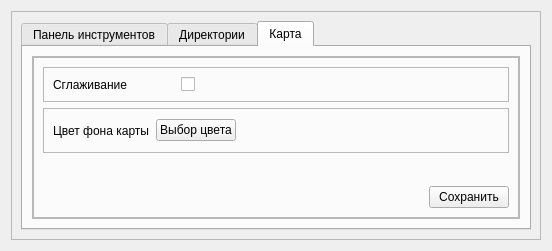
<?xml version="1.0" encoding="UTF-8"?>
<ui version="4.0">
 <class>LIPSettingsForm</class>
 <widget class="QDialog" name="LIPSettingsForm">
  <property name="geometry">
   <rect>
    <x>0</x>
    <y>0</y>
    <width>552</width>
    <height>251</height>
   </rect>
  </property>
  <property name="windowTitle">
   <string>Dialog</string>
  </property>
  <layout class="QHBoxLayout" name="horizontalLayout">
   <item>
    <widget class="QFrame" name="frame">
     <property name="frameShape">
      <enum>QFrame::StyledPanel</enum>
     </property>
     <property name="frameShadow">
      <enum>QFrame::Raised</enum>
     </property>
     <layout class="QHBoxLayout" name="horizontalLayout_2">
      <item>
       <widget class="QTabWidget" name="tabWidget">
        <property name="sizePolicy">
         <sizepolicy hsizetype="Expanding" vsizetype="Expanding">
          <horstretch>0</horstretch>
          <verstretch>0</verstretch>
         </sizepolicy>
        </property>
        <property name="currentIndex">
         <number>2</number>
        </property>
        <widget class="QWidget" name="tabToolBar">
         <attribute name="title">
          <string>Панель инструментов</string>
         </attribute>
         <layout class="QHBoxLayout" name="horizontalLayout_3">
          <item>
           <widget class="QTableWidget" name="tableWidgetToolBarSettings">
            <column>
             <property name="text">
              <string>Инструмент</string>
             </property>
            </column>
            <column>
             <property name="text">
              <string>Описание</string>
             </property>
            </column>
            <column>
             <property name="text">
              <string>Добавить</string>
             </property>
            </column>
           </widget>
          </item>
         </layout>
        </widget>
        <widget class="QWidget" name="tabDirectories">
         <attribute name="title">
          <string>Директории</string>
         </attribute>
         <layout class="QVBoxLayout" name="verticalLayout">
          <item alignment="Qt::AlignTop">
           <widget class="QFrame" name="frame_3">
            <property name="sizePolicy">
             <sizepolicy hsizetype="Minimum" vsizetype="Fixed">
              <horstretch>0</horstretch>
              <verstretch>0</verstretch>
             </sizepolicy>
            </property>
            <property name="frameShape">
             <enum>QFrame::StyledPanel</enum>
            </property>
            <property name="frameShadow">
             <enum>QFrame::Raised</enum>
            </property>
            <layout class="QHBoxLayout" name="horizontalLayout_4">
             <item>
              <widget class="QLabel" name="label">
               <property name="sizePolicy">
                <sizepolicy hsizetype="Maximum" vsizetype="Preferred">
                 <horstretch>0</horstretch>
                 <verstretch>0</verstretch>
                </sizepolicy>
               </property>
               <property name="text">
                <string>Директория для работы с векторными файлами</string>
               </property>
               <property name="wordWrap">
                <bool>true</bool>
               </property>
              </widget>
             </item>
             <item>
              <widget class="QLineEdit" name="lineEditVectorDir">
               <property name="sizePolicy">
                <sizepolicy hsizetype="Minimum" vsizetype="Fixed">
                 <horstretch>0</horstretch>
                 <verstretch>0</verstretch>
                </sizepolicy>
               </property>
               <property name="readOnly">
                <bool>true</bool>
               </property>
              </widget>
             </item>
             <item>
              <widget class="QPushButton" name="pushButtonVectorDir">
               <property name="sizePolicy">
                <sizepolicy hsizetype="Fixed" vsizetype="Fixed">
                 <horstretch>0</horstretch>
                 <verstretch>0</verstretch>
                </sizepolicy>
               </property>
               <property name="text">
                <string>...</string>
               </property>
              </widget>
             </item>
            </layout>
           </widget>
          </item>
          <item>
           <widget class="QFrame" name="frame_2">
            <property name="sizePolicy">
             <sizepolicy hsizetype="Minimum" vsizetype="Fixed">
              <horstretch>0</horstretch>
              <verstretch>0</verstretch>
             </sizepolicy>
            </property>
            <property name="frameShape">
             <enum>QFrame::StyledPanel</enum>
            </property>
            <property name="frameShadow">
             <enum>QFrame::Raised</enum>
            </property>
            <layout class="QHBoxLayout" name="horizontalLayout_5">
             <item alignment="Qt::AlignTop">
              <widget class="QLabel" name="label_2">
               <property name="sizePolicy">
                <sizepolicy hsizetype="Maximum" vsizetype="Preferred">
                 <horstretch>0</horstretch>
                 <verstretch>0</verstretch>
                </sizepolicy>
               </property>
               <property name="autoFillBackground">
                <bool>false</bool>
               </property>
               <property name="text">
                <string>Директория для работы с растровыми файлами</string>
               </property>
               <property name="wordWrap">
                <bool>true</bool>
               </property>
              </widget>
             </item>
             <item alignment="Qt::AlignTop">
              <widget class="QLineEdit" name="lineEditRasterDir">
               <property name="sizePolicy">
                <sizepolicy hsizetype="Minimum" vsizetype="Fixed">
                 <horstretch>0</horstretch>
                 <verstretch>0</verstretch>
                </sizepolicy>
               </property>
               <property name="readOnly">
                <bool>true</bool>
               </property>
              </widget>
             </item>
             <item alignment="Qt::AlignTop">
              <widget class="QPushButton" name="pushButtonRasterDir">
               <property name="sizePolicy">
                <sizepolicy hsizetype="Fixed" vsizetype="Fixed">
                 <horstretch>0</horstretch>
                 <verstretch>0</verstretch>
                </sizepolicy>
               </property>
               <property name="text">
                <string>...</string>
               </property>
              </widget>
             </item>
            </layout>
           </widget>
          </item>
          <item>
           <spacer name="verticalSpacer">
            <property name="orientation">
             <enum>Qt::Vertical</enum>
            </property>
            <property name="sizeHint" stdset="0">
             <size>
              <width>20</width>
              <height>40</height>
             </size>
            </property>
           </spacer>
          </item>
          <item alignment="Qt::AlignRight">
           <widget class="QPushButton" name="pushButtonDirSave">
            <property name="text">
             <string>Сохранить</string>
            </property>
            <property name="icon">
             <iconset resource="icons.qrc">
              <normaloff>:/images/icons/diskette.png</normaloff>:/images/icons/diskette.png</iconset>
            </property>
            <property name="iconSize">
             <size>
              <width>30</width>
              <height>30</height>
             </size>
            </property>
           </widget>
          </item>
         </layout>
        </widget>
        <widget class="QWidget" name="tabMapSettings">
         <attribute name="title">
          <string>Карта</string>
         </attribute>
         <layout class="QHBoxLayout" name="horizontalLayout_6">
          <item>
           <widget class="QFrame" name="frame_4">
            <property name="frameShape">
             <enum>QFrame::StyledPanel</enum>
            </property>
            <property name="frameShadow">
             <enum>QFrame::Raised</enum>
            </property>
            <layout class="QVBoxLayout" name="verticalLayout_2">
             <property name="spacing">
              <number>0</number>
             </property>
             <property name="leftMargin">
              <number>0</number>
             </property>
             <property name="topMargin">
              <number>0</number>
             </property>
             <property name="rightMargin">
              <number>0</number>
             </property>
             <property name="bottomMargin">
              <number>0</number>
             </property>
             <item>
              <widget class="QFrame" name="frame_5">
               <property name="frameShape">
                <enum>QFrame::StyledPanel</enum>
               </property>
               <property name="frameShadow">
                <enum>QFrame::Raised</enum>
               </property>
               <layout class="QVBoxLayout" name="verticalLayout_3">
                <item>
                 <widget class="QFrame" name="frame_7">
                  <property name="frameShape">
                   <enum>QFrame::StyledPanel</enum>
                  </property>
                  <property name="frameShadow">
                   <enum>QFrame::Raised</enum>
                  </property>
                  <layout class="QHBoxLayout" name="horizontalLayout_7">
                   <item>
                    <widget class="QLabel" name="label_3">
                     <property name="sizePolicy">
                      <sizepolicy hsizetype="Maximum" vsizetype="Preferred">
                       <horstretch>0</horstretch>
                       <verstretch>0</verstretch>
                      </sizepolicy>
                     </property>
                     <property name="minimumSize">
                      <size>
                       <width>122</width>
                       <height>0</height>
                      </size>
                     </property>
                     <property name="text">
                      <string>Сглаживание</string>
                     </property>
                    </widget>
                   </item>
                   <item>
                    <widget class="QCheckBox" name="checkBoxAntiAliasing">
                     <property name="text">
                      <string/>
                     </property>
                    </widget>
                   </item>
                  </layout>
                 </widget>
                </item>
                <item>
                 <widget class="QFrame" name="frame_6">
                  <property name="sizePolicy">
                   <sizepolicy hsizetype="Expanding" vsizetype="Preferred">
                    <horstretch>0</horstretch>
                    <verstretch>0</verstretch>
                   </sizepolicy>
                  </property>
                  <property name="frameShape">
                   <enum>QFrame::StyledPanel</enum>
                  </property>
                  <property name="frameShadow">
                   <enum>QFrame::Raised</enum>
                  </property>
                  <layout class="QHBoxLayout" name="horizontalLayout_8">
                   <item alignment="Qt::AlignLeft">
                    <widget class="QLabel" name="label_4">
                     <property name="sizePolicy">
                      <sizepolicy hsizetype="Maximum" vsizetype="Preferred">
                       <horstretch>0</horstretch>
                       <verstretch>0</verstretch>
                      </sizepolicy>
                     </property>
                     <property name="text">
                      <string>Цвет фона карты</string>
                     </property>
                    </widget>
                   </item>
                   <item alignment="Qt::AlignLeft">
                    <widget class="LIPColorPushButton" name="pushButtonMapColor">
                     <property name="text">
                      <string>Выбор цвета</string>
                     </property>
                    </widget>
                   </item>
                   <item>
                    <widget class="QPushButton" name="pushButtonColor">
                     <property name="enabled">
                      <bool>false</bool>
                     </property>
                     <property name="sizePolicy">
                      <sizepolicy hsizetype="Minimum" vsizetype="Fixed">
                       <horstretch>0</horstretch>
                       <verstretch>0</verstretch>
                      </sizepolicy>
                     </property>
                     <property name="minimumSize">
                      <size>
                       <width>45</width>
                       <height>25</height>
                      </size>
                     </property>
                     <property name="styleSheet">
                      <string notr="true">border:none</string>
                     </property>
                     <property name="text">
                      <string/>
                     </property>
                    </widget>
                   </item>
                   <item>
                    <spacer name="horizontalSpacer">
                     <property name="orientation">
                      <enum>Qt::Horizontal</enum>
                     </property>
                     <property name="sizeHint" stdset="0">
                      <size>
                       <width>40</width>
                       <height>20</height>
                      </size>
                     </property>
                    </spacer>
                   </item>
                  </layout>
                 </widget>
                </item>
                <item>
                 <spacer name="verticalSpacer_2">
                  <property name="orientation">
                   <enum>Qt::Vertical</enum>
                  </property>
                  <property name="sizeHint" stdset="0">
                   <size>
                    <width>20</width>
                    <height>40</height>
                   </size>
                  </property>
                 </spacer>
                </item>
                <item alignment="Qt::AlignRight">
                 <widget class="QPushButton" name="pushButtonMapSettingSave">
                  <property name="text">
                   <string>Сохранить</string>
                  </property>
                  <property name="icon">
                   <iconset resource="icons.qrc">
                    <normaloff>:/images/icons/diskette.png</normaloff>:/images/icons/diskette.png</iconset>
                  </property>
                  <property name="iconSize">
                   <size>
                    <width>30</width>
                    <height>30</height>
                   </size>
                  </property>
                 </widget>
                </item>
               </layout>
              </widget>
             </item>
            </layout>
           </widget>
          </item>
         </layout>
        </widget>
       </widget>
      </item>
     </layout>
    </widget>
   </item>
  </layout>
 </widget>
 <customwidgets>
  <customwidget>
   <class>LIPColorPushButton</class>
   <extends>QPushButton</extends>
   <header>lipcolorpushbutton.h</header>
  </customwidget>
 </customwidgets>
 <resources>
  <include location="icons.qrc"/>
 </resources>
 <connections/>
</ui>
